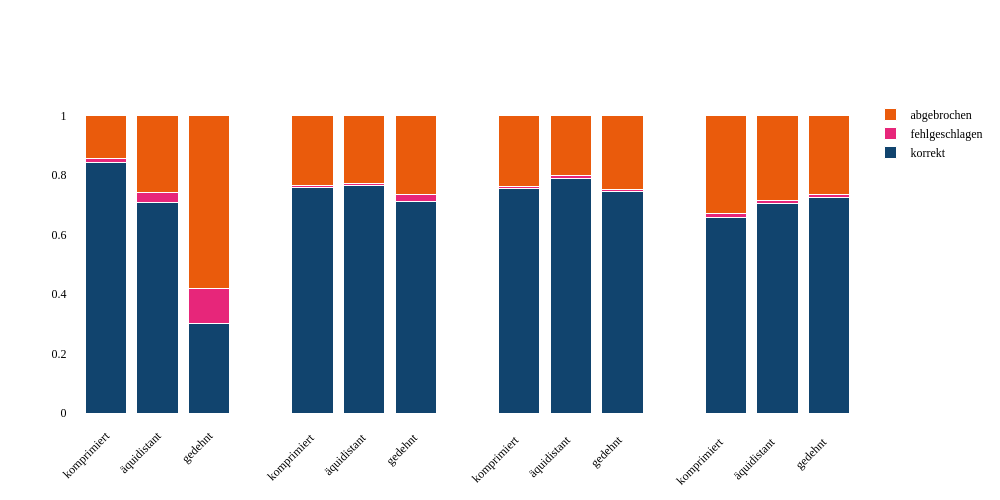

Source (notebook cell):
### Code cell
width=1000
height=500

# Spalten
result_cols = ['Result_Numeric_Completed_Relative', 'Result_Numeric_Failed_Relative', 'Result_Numeric_Terminated_Relative']
result_labels = ['korrekt', 'fehlgeschlagen', 'abgebrochen']
target_classes = df_grouped["Target_Class"].cat.categories
target_labels = ['komprimiert', 'äquidistant', 'gedehnt', '', 'komprimiert ', 'äquidistant ' , 'gedehnt ', ' ', 'komprimiert  ', 'äquidistant  ', 'gedehnt  ' , '   ', 'komprimiert   ', 'äquidistant   ', 'gedehnt   ']
mappings = df_grouped["MappingMethod"].unique()

# Kombinierte X-Achse: Target_Class | Mapping
df_grouped["x"] = df_grouped["Target_Class"].astype(str) + " | " + df_grouped["MappingMethod"]

# X-Achsenreihenfolge erzwingen
x_order = []
idx = 0
for tc in target_classes:
    idx +=1
    for m in mappings:
        label = f"{tc} | {m}"
        if f"{tc} | {m}" in df_grouped["x"].values:
            x_order.append(label)
    x_order.append(' '*idx)

# Gestapelte Traces für jede Result-Spalte
traces = []

for i, result_col in enumerate(result_cols):
    y_values = []
    for x in x_order:
        if x == "":
            y_values.append(0)
        else:
            value = df_grouped.loc[df_grouped["x"] == x, result_col]
            y_values.append(value.values[0] if not value.empty else 0)

    traces.append(go.Bar(
        x=target_labels,
        y=y_values,
        name=result_labels[i],
        marker_color=colors[i] if len(y_values) > 1 else 'rgba(255,255,255,0.0)',
        marker=dict(line=dict(width=1, color='white'))
    ))


layout = go.Layout(
    paper_bgcolor='rgba(0,0,0,0)',
    plot_bgcolor='rgba(0,0,0,0)'
)

# Plot erstellen
fig = go.Figure(layout=layout, data=traces)

fig.update_layout(
    barmode="stack",  # gestapelt
    # title="Gestapelte Balken: Result-Spalten pro Anordnung nach Zieltiefen",
    #xaxis_title="Target_Class | Mapping",
    #yaxis_title="Summierte Werte",
    xaxis_tickangle=-45,
    width=width,
    height=height,
    font_family="Barlow",
    font_color="black",
    title_font_family="Barlow Medium",
    title_font_color="#2c76b8",
    legend_title_font_color="#2c76b8",
    legend_title_font_family='Barlow',
    legend_font_family='Barlow Condensed Thin'
)

fig.update_xaxes(tickwidth=0, tickcolor='rgba(255,255,255,0)', ticklen=10, linecolor='rgba(255,255,255,0)', ticks='outside')
fig.update_yaxes(tickwidth=0, tickcolor='rgba(255,255,255,0)', ticklen=10, linecolor='rgba(255,255,255,0)', ticks='outside')

fig.write_image(rf'{export_img}outcome_mapping-rate_target-classes.svg', width=width, height=height, scale=4)

fig.show()

### Figure 1 — Plotly figure (JSON) as saved in the notebook; plotly's stock layout.template omitted (floating-point values rounded to 4 significant figures)
{"data": [{"marker": {"color": "#11446e", "line": {"color": "white", "width": 1}}, "name": "korrekt", "type": "bar", "x": ["komprimiert", "äquidistant", "gedehnt", "", "komprimiert ", "äquidistant ", "gedehnt ", " ", "komprimiert  ", "äquidistant  ", "gedehnt  ", "   ", "komprimiert   ", "äquidistant   ", "gedehnt   "], "y": [0.8424, 0.7083, 0.3025, 0, 0.7598, 0.764, 0.7122, 0, 0.756, 0.7899, 0.7464, 0, 0.657, 0.7053, 0.7262, 0]}, {"marker": {"color": "#e7267a", "line": {"color": "white", "width": 1}}, "name": "fehlgeschlagen", "type": "bar", "x": ["komprimiert", "äquidistant", "gedehnt", "", "komprimiert ", "äquidistant ", "gedehnt ", " ", "komprimiert  ", "äquidistant  ", "gedehnt  ", "   ", "komprimiert   ", "äquidistant   ", "gedehnt   "], "y": [0.01449, 0.03261, 0.1159, 0, 0.006211, 0.008282, 0.02277, 0, 0.007246, 0.007246, 0.004831, 0, 0.01288, 0.009662, 0.008052, 0]}, {"marker": {"color": "#ea5b0c", "line": {"color": "white", "width": 1}}, "name": "abgebrochen", "type": "bar", "x": ["komprimiert", "äquidistant", "gedehnt", "", "komprimiert ", "äquidistant ", "gedehnt ", " ", "komprimiert  ", "äquidistant  ", "gedehnt  ", "   ", "komprimiert   ", "äquidistant   ", "gedehnt   "], "y": [0.1431, 0.2591, 0.5815, 0, 0.234, 0.2277, 0.265, 0, 0.2367, 0.2029, 0.2488, 0, 0.3301, 0.285, 0.2657, 0]}], "layout": {"barmode": "stack", "font": {"color": "black", "family": "Barlow"}, "height": 500, "legend": {"font": {"family": "Barlow Condensed Thin"}, "title": {"font": {"color": "#2c76b8", "family": "Barlow"}}}, "paper_bgcolor": "rgba(0,0,0,0)", "plot_bgcolor": "rgba(0,0,0,0)", "title": {"font": {"color": "#2c76b8", "family": "Barlow Medium"}}, "width": 1000, "xaxis": {"linecolor": "rgba(255,255,255,0)", "tickangle": -45, "tickcolor": "rgba(255,255,255,0)", "ticklen": 10, "ticks": "outside", "tickwidth": 0}, "yaxis": {"linecolor": "rgba(255,255,255,0)", "tickcolor": "rgba(255,255,255,0)", "ticklen": 10, "ticks": "outside", "tickwidth": 0}}}
